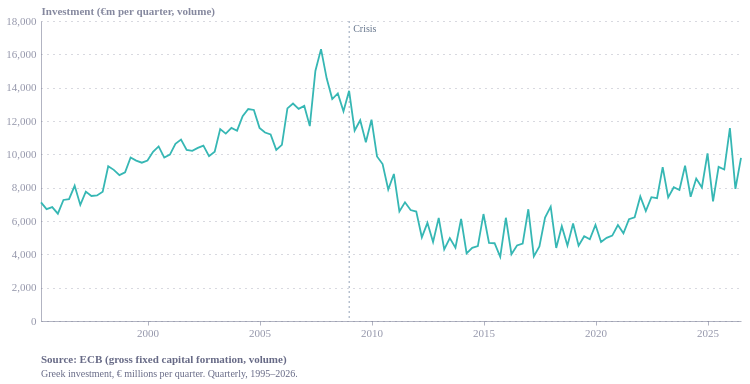

Notebook cell for this chart:
### Code cell
import pandas as pd
import altair as alt
from ecostyles import EcoStyles

styles = EcoStyles(); styles.register_and_enable_theme()

# Greek gross fixed capital formation, volume (€m, quarterly). Source: ECB (MNA series).
df = pd.read_csv("../Data/ECB Data Portal_20260923170915.csv")
df.columns = ["date", "q", "gfcf"]
df["date"] = pd.to_datetime(df["date"])
df["series"] = "x"

line = alt.Chart(df).mark_line(strokeWidth=1.8).encode(
    x=alt.X("date:T", axis=alt.Axis(format="%Y", tickCount=8), title=None),
    y=alt.Y("gfcf:Q", scale=alt.Scale(domain=[0, 18000]),
            title="Investment (€m per quarter, volume)"),
    color=alt.Color("series:N", legend=None))

# crisis marker
crisis = alt.Chart(pd.DataFrame({"date":pd.to_datetime(["2009-01-01"])})).mark_rule(
    color="#94a3b8", strokeDash=[2,3]).encode(x="date:T")
crisis_txt = alt.Chart(pd.DataFrame({"date":pd.to_datetime(["2009-01-01"]),
    "t":["Crisis"]})).mark_text(align="left", dx=4, dy=-4, fontSize=10,
    color="#64748b").encode(x="date:T", y=alt.value(12), text="t:N")

caption = alt.Title(
    text="Source: ECB (gross fixed capital formation, volume)",
    subtitle=[
        "Greek investment, € millions per quarter. Quarterly, 1995–2026.",
    ],
    orient="bottom", anchor="start", fontSize=11, subtitleFontSize=10,
    color="#676A86", subtitleColor="#676A86", dy=12)

chart = (
    (crisis + crisis_txt + line)
    .properties(width=700, height=300, title=caption)
    .configure(background="white", font="Circular Std")
    .configure_view(fill="transparent", stroke="transparent"))

styles.save(chart, path=".", name="greece_investment", svg=True)
chart.save("greece_investment.png", scale_factor=2.0)
chart

### Figure 1 — Vega-Lite specification as saved in the notebook (floating-point values rounded to 4 significant figures)
{"config": {"font": "Circular Std", "text": {"color": "#676A86", "align": "left", "baseline": "middle", "dx": 7, "dy": 0, "fontSize": 11}, "view": {"stroke": "transparent", "continuousWidth": 400, "continuousHeight": 300, "discreteWidth": 400, "discreteHeight": 300, "fill": "transparent"}, "range": {"category": ["#36B7B4", "#E6224B", "#F4C245", "#0063AF", "#00A767", "#179FDB", "#EB5C2E"], "diverging": ["#E6224B", "#E54753", "#C9C9C9", "#179FDB", "#122B39"], "heatmap": ["#C9C9C9", "#179FDB", "#0063AF", "#122B39"], "ordinal": ["#00A767", "#36B7B4", "#179FDB", "#0063AF", "#243B5A"]}, "bar": {"color": "#179fdb"}, "line": {"color": "#e6224b"}, "rule": {"color": "#676A86"}, "area": {"opacity": 0.3}, "point": {"filled": true, "size": 80, "color": "#e6224b", "opacity": 0.95}, "geoshape": {"stroke": "white", "strokeWidth": 0.3}, "rect": {"fill": "#d6d4d4", "opacity": 0.3}, "axis": {"labelColor": "#676A86", "labelFontSize": 11, "labelFont": "Circular Std", "labelOpacity": 0.7, "tickColor": "#676A86", "tickOpacity": 0.5, "domainColor": "#676A86", "domainOpacity": 0.5, "gridColor": "#676A86", "gridDash": [2, 2], "gridOpacity": 0.5, "title": null, "titleColor": "#676A86", "titleOpacity": 0.8, "tickSize": 4}, "axisXDiscrete": {"grid": false, "labelAngle": 0, "tickCount": 10, "tickOpacity": 0.5, "title": null}, "axisYDiscrete": {"ticks": false, "labelPadding": 5}, "axisXTemporal": {"grid": false, "ticks": true}, "axisXQuantitative": {"grid": true}, "axisYQuantitative": {"gridColor": "#676A86", "gridDash": [1, 5], "gridOpacity": 0.5, "ticks": false, "labelPadding": 5, "tickCount": 8, "titleAngle": 0, "titleAlign": "left", "titleBaseline": "bottom", "titleX": 0, "titleY": -5}, "title": {"color": "#676A86E6", "subtitleColor": "#676A86", "font": "Circular Std", "subtitleFont": "Circular Std", "anchor": "start", "fontSize": 14, "subtitleFontSize": 12, "subtitlePadding": 4, "offset": 0, "frame": "group"}, "legend": {"titleColor": "#122b39", "title": null, "labelColor": "#122b39", "labelFontSize": 11}, "background": "white"}, "layer": [{"data": {"name": "data-1f73462ec1e60cd65517e528affd1124"}, "mark": {"type": "rule", "color": "#94a3b8", "strokeDash": [2, 3]}, "encoding": {"x": {"field": "date", "type": "temporal"}}}, {"data": {"name": "data-84f4b20225a6870593221eaa0a57d67a"}, "mark": {"type": "text", "align": "left", "color": "#64748b", "dx": 4, "dy": -4, "fontSize": 10}, "encoding": {"text": {"field": "t", "type": "nominal"}, "x": {"field": "date", "type": "temporal"}, "y": {"value": 12}}}, {"data": {"name": "data-4d48fa5061be51fc64a5a33a974f8ad7"}, "mark": {"type": "line", "strokeWidth": 1.8}, "encoding": {"color": {"field": "series", "legend": null, "type": "nominal"}, "x": {"axis": {"format": "%Y", "tickCount": 8}, "field": "date", "title": null, "type": "temporal"}, "y": {"field": "gfcf", "scale": {"domain": [0, 18000]}, "title": "Investment (€m per quarter, volume)", "type": "quantitative"}}}], "height": 300, "title": {"text": "Source: ECB (gross fixed capital formation, volume)", "anchor": "start", "color": "#676A86", "dy": 12, "fontSize": 11, "orient": "bottom", "subtitle": ["Greek investment, € millions per quarter. Quarterly, 1995–2026."], "subtitleColor": "#676A86", "subtitleFontSize": 10}, "width": 700, "$schema": "https://vega.github.io/schema/vega-lite/v6.4.1.json", "datasets": {"data-1f73462ec1e60cd65517e528affd1124": [{"date": "2009-01-01T00:00:00"}], "data-84f4b20225a6870593221eaa0a57d67a": [{"date": "2009-01-01T00:00:00", "t": "Crisis"}], "data-4d48fa5061be51fc64a5a33a974f8ad7": [{"date": "1995-03-31T00:00:00", "q": "1995Q1", "gfcf": 7117.0, "series": "x"}, {"date": "1995-06-30T00:00:00", "q": "1995Q2", "gfcf": 6714.0, "series": "x"}, {"date": "1995-09-30T00:00:00", "q": "1995Q3", "gfcf": 6832.0, "series": "x"}, {"date": "1995-12-31T00:00:00", "q": "1995Q4", "gfcf": 6439.0, "series": "x"}, {"date": "1996-03-31T00:00:00", "q": "1996Q1", "gfcf": 7262.0, "series": "x"}, {"date": "1996-06-30T00:00:00", "q": "1996Q2", "gfcf": 7307.0, "series": "x"}, {"date": "1996-09-30T00:00:00", "q": "1996Q3", "gfcf": 8113.0, "series": "x"}, {"date": "1996-12-31T00:00:00", "q": "1996Q4", "gfcf": 6967.0, "series": "x"}, {"date": "1997-03-31T00:00:00", "q": "1997Q1", "gfcf": 7764.0, "series": "x"}, {"date": "1997-06-30T00:00:00", "q": "1997Q2", "gfcf": 7503.0, "series": "x"}, {"date": "1997-09-30T00:00:00", "q": "1997Q3", "gfcf": 7537.0, "series": "x"}, {"date": "1997-12-31T00:00:00", "q": "1997Q4", "gfcf": 7756.0, "series": "x"}, {"date": "1998-03-31T00:00:00", "q": "1998Q1", "gfcf": 9288.0, "series": "x"}, {"date": "1998-06-30T00:00:00", "q": "1998Q2", "gfcf": 9068.0, "series": "x"}, {"date": "1998-09-30T00:00:00", "q": "1998Q3", "gfcf": 8752.0, "series": "x"}, {"date": "1998-12-31T00:00:00", "q": "1998Q4", "gfcf": 8923.0, "series": "x"}, {"date": "1999-03-31T00:00:00", "q": "1999Q1", "gfcf": 9811.0, "series": "x"}, {"date": "1999-06-30T00:00:00", "q": "1999Q2", "gfcf": 9623.0, "series": "x"}, {"date": "1999-09-30T00:00:00", "q": "1999Q3", "gfcf": 9498.0, "series": "x"}, {"date": "1999-12-31T00:00:00", "q": "1999Q4", "gfcf": 9626.0, "series": "x"}, {"date": "2000-03-31T00:00:00", "q": "2000Q1", "gfcf": 10150.0, "series": "x"}, {"date": "2000-06-30T00:00:00", "q": "2000Q2", "gfcf": 10470.0, "series": "x"}, {"date": "2000-09-30T00:00:00", "q": "2000Q3", "gfcf": 9802.0, "series": "x"}, {"date": "2000-12-31T00:00:00", "q": "2000Q4", "gfcf": 9980.0, "series": "x"}, {"date": "2001-03-31T00:00:00", "q": "2001Q1", "gfcf": 10630.0, "series": "x"}, {"date": "2001-06-30T00:00:00", "q": "2001Q2", "gfcf": 10880.0, "series": "x"}, {"date": "2001-09-30T00:00:00", "q": "2001Q3", "gfcf": 10270.0, "series": "x"}, {"date": "2001-12-31T00:00:00", "q": "2001Q4", "gfcf": 10210.0, "series": "x"}, {"date": "2002-03-31T00:00:00", "q": "2002Q1", "gfcf": 10390.0, "series": "x"}, {"date": "2002-06-30T00:00:00", "q": "2002Q2", "gfcf": 10520.0, "series": "x"}, {"date": "2002-09-30T00:00:00", "q": "2002Q3", "gfcf": 9891.0, "series": "x"}, {"date": "2002-12-31T00:00:00", "q": "2002Q4", "gfcf": 10160.0, "series": "x"}, {"date": "2003-03-31T00:00:00", "q": "2003Q1", "gfcf": 11520.0, "series": "x"}, {"date": "2003-06-30T00:00:00", "q": "2003Q2", "gfcf": 11240.0, "series": "x"}, {"date": "2003-09-30T00:00:00", "q": "2003Q3", "gfcf": 11590.0, "series": "x"}, {"date": "2003-12-31T00:00:00", "q": "2003Q4", "gfcf": 11420.0, "series": "x"}, {"date": "2004-03-31T00:00:00", "q": "2004Q1", "gfcf": 12290.0, "series": "x"}, {"date": "2004-06-30T00:00:00", "q": "2004Q2", "gfcf": 12720.0, "series": "x"}, {"date": "2004-09-30T00:00:00", "q": "2004Q3", "gfcf": 12660.0, "series": "x"}, {"date": "2004-12-31T00:00:00", "q": "2004Q4", "gfcf": 11590.0, "series": "x"}, {"date": "2005-03-31T00:00:00", "q": "2005Q1", "gfcf": 11310.0, "series": "x"}, {"date": "2005-06-30T00:00:00", "q": "2005Q2", "gfcf": 11190.0, "series": "x"}, {"date": "2005-09-30T00:00:00", "q": "2005Q3", "gfcf": 10260.0, "series": "x"}, {"date": "2005-12-31T00:00:00", "q": "2005Q4", "gfcf": 10570.0, "series": "x"}, {"date": "2006-03-31T00:00:00", "q": "2006Q1", "gfcf": 12760.0, "series": "x"}, {"date": "2006-06-30T00:00:00", "q": "2006Q2", "gfcf": 13050.0, "series": "x"}, {"date": "2006-09-30T00:00:00", "q": "2006Q3", "gfcf": 12730.0, "series": "x"}, {"date": "2006-12-31T00:00:00", "q": "2006Q4", "gfcf": 12910.0, "series": "x"}, {"date": "2007-03-31T00:00:00", "q": "2007Q1", "gfcf": 11690.0, "series": "x"}, {"date": "2007-06-30T00:00:00", "q": "2007Q2", "gfcf": 15000.0, "series": "x"}, {"date": "2007-09-30T00:00:00", "q": "2007Q3", "gfcf": 16310.0, "series": "x"}, {"date": "2007-12-31T00:00:00", "q": "2007Q4", "gfcf": 14560.0, "series": "x"}, {"date": "2008-03-31T00:00:00", "q": "2008Q1", "gfcf": 13310.0, "series": "x"}, {"date": "2008-06-30T00:00:00", "q": "2008Q2", "gfcf": 13650.0, "series": "x"}, {"date": "2008-09-30T00:00:00", "q": "2008Q3", "gfcf": 12580.0, "series": "x"}, {"date": "2008-12-31T00:00:00", "q": "2008Q4", "gfcf": 13810.0, "series": "x"}, {"date": "2009-03-31T00:00:00", "q": "2009Q1", "gfcf": 11430.0, "series": "x"}, {"date": "2009-06-30T00:00:00", "q": "2009Q2", "gfcf": 12050.0, "series": "x"}, {"date": "2009-09-30T00:00:00", "q": "2009Q3", "gfcf": 10720.0, "series": "x"}, {"date": "2009-12-31T00:00:00", "q": "2009Q4", "gfcf": 12080.0, "series": "x"}, {"date": "2010-03-31T00:00:00", "q": "2010Q1", "gfcf": 9875.0, "series": "x"}, {"date": "2010-06-30T00:00:00", "q": "2010Q2", "gfcf": 9420.0, "series": "x"}, {"date": "2010-09-30T00:00:00", "q": "2010Q3", "gfcf": 7887.0, "series": "x"}, {"date": "2010-12-31T00:00:00", "q": "2010Q4", "gfcf": 8824.0, "series": "x"}, {"date": "2011-03-31T00:00:00", "q": "2011Q1", "gfcf": 6571.0, "series": "x"}, {"date": "2011-06-30T00:00:00", "q": "2011Q2", "gfcf": 7122.0, "series": "x"}, {"date": "2011-09-30T00:00:00", "q": "2011Q3", "gfcf": 6656.0, "series": "x"}, {"date": "2011-12-31T00:00:00", "q": "2011Q4", "gfcf": 6566.0, "series": "x"}, {"date": "2012-03-31T00:00:00", "q": "2012Q1", "gfcf": 5021.0, "series": "x"}, {"date": "2012-06-30T00:00:00", "q": "2012Q2", "gfcf": 5889.0, "series": "x"}, {"date": "2012-09-30T00:00:00", "q": "2012Q3", "gfcf": 4747.0, "series": "x"}, {"date": "2012-12-31T00:00:00", "q": "2012Q4", "gfcf": 6188.0, "series": "x"}, {"date": "2013-03-31T00:00:00", "q": "2013Q1", "gfcf": 4299.0, "series": "x"}, {"date": "2013-06-30T00:00:00", "q": "2013Q2", "gfcf": 4971.0, "series": "x"}, {"date": "2013-09-30T00:00:00", "q": "2013Q3", "gfcf": 4399.0, "series": "x"}, {"date": "2013-12-31T00:00:00", "q": "2013Q4", "gfcf": 6131.0, "series": "x"}, {"date": "2014-03-31T00:00:00", "q": "2014Q1", "gfcf": 4062.0, "series": "x"}, {"date": "2014-06-30T00:00:00", "q": "2014Q2", "gfcf": 4386.0, "series": "x"}, {"date": "2014-09-30T00:00:00", "q": "2014Q3", "gfcf": 4492.0, "series": "x"}, {"date": "2014-12-31T00:00:00", "q": "2014Q4", "gfcf": 6418.0, "series": "x"}, {"date": "2015-03-31T00:00:00", "q": "2015Q1", "gfcf": 4685.0, "series": "x"}, {"date": "2015-06-30T00:00:00", "q": "2015Q2", "gfcf": 4666.0, "series": "x"}, {"date": "2015-09-30T00:00:00", "q": "2015Q3", "gfcf": 3847.0, "series": "x"}, {"date": "2015-12-31T00:00:00", "q": "2015Q4", "gfcf": 6195.0, "series": "x"}, {"date": "2016-03-31T00:00:00", "q": "2016Q1", "gfcf": 4009.0, "series": "x"}, {"date": "2016-06-30T00:00:00", "q": "2016Q2", "gfcf": 4535.0, "series": "x"}, {"date": "2016-09-30T00:00:00", "q": "2016Q3", "gfcf": 4642.0, "series": "x"}, {"date": "2016-12-31T00:00:00", "q": "2016Q4", "gfcf": 6705.0, "series": "x"}, {"date": "2017-03-31T00:00:00", "q": "2017Q1", "gfcf": 3880.0, "series": "x"}, {"date": "2017-06-30T00:00:00", "q": "2017Q2", "gfcf": 4473.0, "series": "x"}, {"date": "2017-09-30T00:00:00", "q": "2017Q3", "gfcf": 6201.0, "series": "x"}, {"date": "2017-12-31T00:00:00", "q": "2017Q4", "gfcf": 6861.0, "series": "x"}, {"date": "2018-03-31T00:00:00", "q": "2018Q1", "gfcf": 4380.0, "series": "x"}, {"date": "2018-06-30T00:00:00", "q": "2018Q2", "gfcf": 5688.0, "series": "x"}, {"date": "2018-09-30T00:00:00", "q": "2018Q3", "gfcf": 4524.0, "series": "x"}, {"date": "2018-12-31T00:00:00", "q": "2018Q4", "gfcf": 5845.0, "series": "x"}, {"date": "2019-03-31T00:00:00", "q": "2019Q1", "gfcf": 4516.0, "series": "x"}, {"date": "2019-06-30T00:00:00", "q": "2019Q2", "gfcf": 5083.0, "series": "x"}, {"date": "2019-09-30T00:00:00", "q": "2019Q3", "gfcf": 4900.0, "series": "x"}, {"date": "2019-12-31T00:00:00", "q": "2019Q4", "gfcf": 5769.0, "series": "x"}, {"date": "2020-03-31T00:00:00", "q": "2020Q1", "gfcf": 4742.0, "series": "x"}, {"date": "2020-06-30T00:00:00", "q": "2020Q2", "gfcf": 4988.0, "series": "x"}, {"date": "2020-09-30T00:00:00", "q": "2020Q3", "gfcf": 5121.0, "series": "x"}, {"date": "2020-12-31T00:00:00", "q": "2020Q4", "gfcf": 5756.0, "series": "x"}, {"date": "2021-03-31T00:00:00", "q": "2021Q1", "gfcf": 5265.0, "series": "x"}, {"date": "2021-06-30T00:00:00", "q": "2021Q2", "gfcf": 6109.0, "series": "x"}, {"date": "2021-09-30T00:00:00", "q": "2021Q3", "gfcf": 6224.0, "series": "x"}, {"date": "2021-12-31T00:00:00", "q": "2021Q4", "gfcf": 7474.0, "series": "x"}, {"date": "2022-03-31T00:00:00", "q": "2022Q1", "gfcf": 6592.0, "series": "x"}, {"date": "2022-06-30T00:00:00", "q": "2022Q2", "gfcf": 7429.0, "series": "x"}, {"date": "2022-09-30T00:00:00", "q": "2022Q3", "gfcf": 7365.0, "series": "x"}, {"date": "2022-12-31T00:00:00", "q": "2022Q4", "gfcf": 9229.0, "series": "x"}, {"date": "2023-03-31T00:00:00", "q": "2023Q1", "gfcf": 7416.0, "series": "x"}, {"date": "2023-06-30T00:00:00", "q": "2023Q2", "gfcf": 8025.0, "series": "x"}, {"date": "2023-09-30T00:00:00", "q": "2023Q3", "gfcf": 7856.0, "series": "x"}, {"date": "2023-12-31T00:00:00", "q": "2023Q4", "gfcf": 9318.0, "series": "x"}, {"date": "2024-03-31T00:00:00", "q": "2024Q1", "gfcf": 7457.0, "series": "x"}, {"date": "2024-06-30T00:00:00", "q": "2024Q2", "gfcf": 8544.0, "series": "x"}, {"date": "2024-09-30T00:00:00", "q": "2024Q3", "gfcf": 8010.0, "series": "x"}, {"date": "2024-12-31T00:00:00", "q": "2024Q4", "gfcf": 10060.0, "series": "x"}, {"date": "2025-03-31T00:00:00", "q": "2025Q1", "gfcf": 7182.0, "series": "x"}, {"date": "2025-06-30T00:00:00", "q": "2025Q2", "gfcf": 9245.0, "series": "x"}, {"date": "2025-09-30T00:00:00", "q": "2025Q3", "gfcf": 9089.0, "series": "x"}, {"date": "2025-12-31T00:00:00", "q": "2025Q4", "gfcf": 11580.0, "series": "x"}, {"date": "2026-03-31T00:00:00", "q": "2026Q1", "gfcf": 7924.0, "series": "x"}, {"date": "2026-06-30T00:00:00", "q": "2026Q2", "gfcf": 9786.0, "series": "x"}]}}
